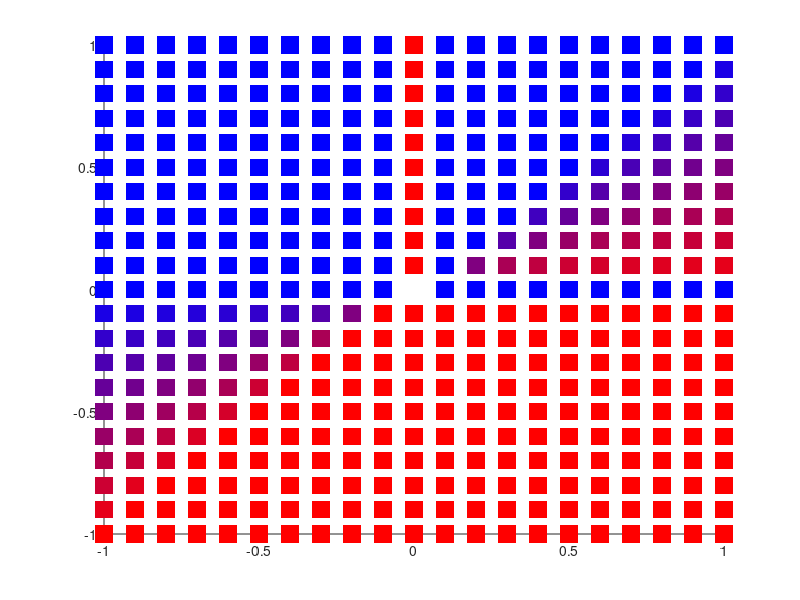

The MATLAB source for this figure:
% banking control
side = -1:0.1:1;
[L,R] = meshgrid(side,side);
l = reshape(L,1,numel(L));
r = reshape(R,1,numel(L));
hold on
for i = 1:numel(L)
    if l(i) == 0 && r(i) == 0
        continue
    elseif l(i) == 0
        u = 0;
    elseif r(i) == 0
        u = 1;
    elseif l(i) > 0 && r(i) > 0
        ratio = r(i) / l(i);
        if ratio > 1
            ratio = 1;
        end
        u = ratio;
    elseif l(i) > 0 && r(i) < 0
        u = 0;
    elseif l(i) < 0 && r(i) > 0
        u = 1;
    elseif l(i) < 0 && r(i) < 0
        ratio = r(i) / l(i);
        if ratio > 1
            ratio = 1;
        end
        u = 1-ratio;
    end
    scatter(l(i),r(i),150,[1-u 0 u],'s','filled');
end